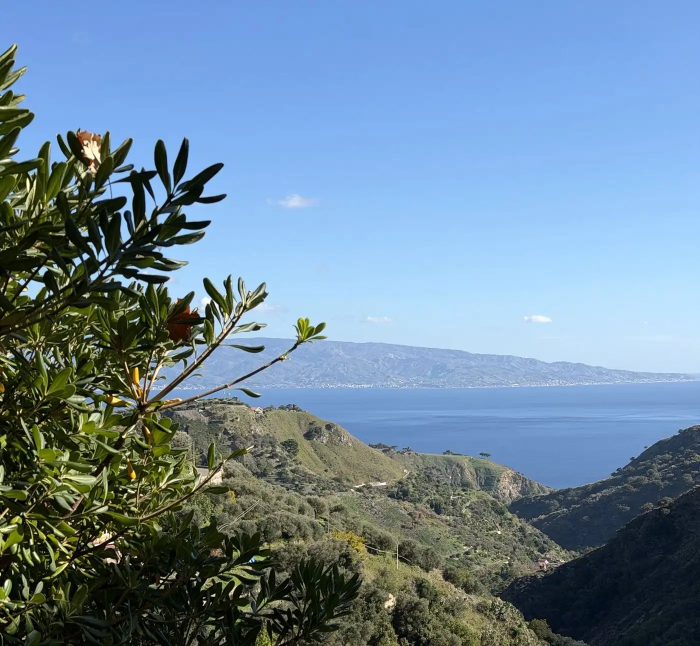
#> input picture assets/img/belvedere-stretto-1400.webp, 1400 x 1292 px (shown at 1/2 size); its folder holds only this picture in this run
$ python immagini.py ../assets/img/belvedere-stretto-1400.webp ../assets/img/belvedere-stretto-800.webp
#> lines starting #> are read from the running program, lines starting #| are printed output that depends on the picture
"""Prepara le immagini del sito in piu' misure (webp + jpg), senza dati EXIF/GPS.
Uso: python3 strumenti/immagini.py <foto-sorgente.jpg> <nome> [larghezze...]"""
import sys
from PIL import Image
src, name = sys.argv[1], sys.argv[2]
widths = [int(w) for w in sys.argv[3:]] or [800, 1400, 2000]
im = Image.open(src).convert('RGB')
#> im is the input picture: PIL image 1400x1292 RGB; mean R, G, B 108.6, 134.6, 154.9
for w in widths:
    if w > im.width: w = im.width
    r = im.resize((w, round(im.height * w / im.width)), Image.LANCZOS)
    r.save(f'assets/img/{name}-{w}.webp', quality=78, method=6)
    r.save(f'assets/img/{name}-{w}.jpg', quality=80, optimize=True, progressive=True)
#> this loop made 3 passes
#> pass 1, `r = im.resize((w, round(im.height * w / im.width)), Image.LANCZOS)`:
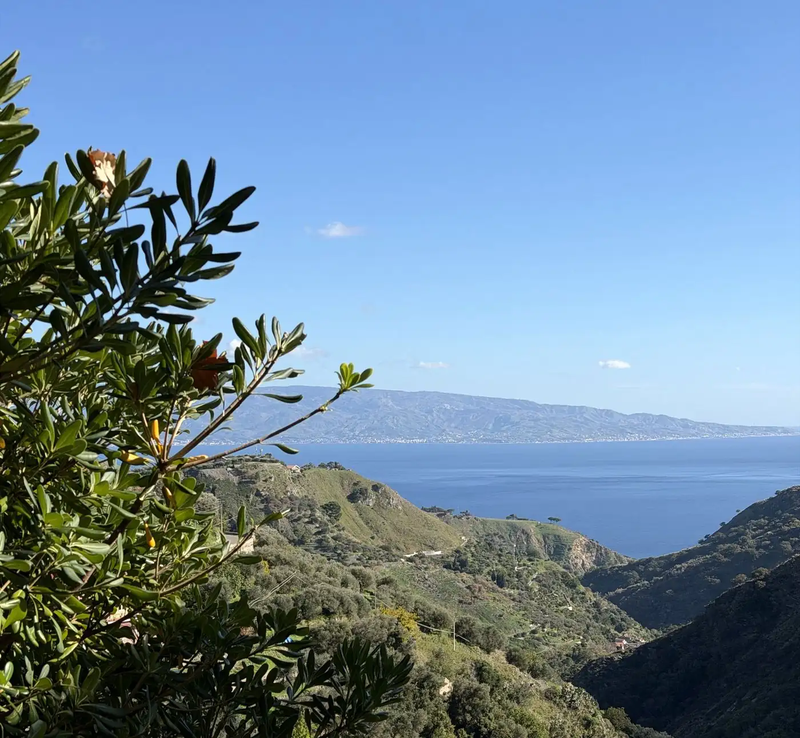
#> r: PIL image 800x738 RGB; mean R, G, B 108.6, 134.6, 154.9
print(name, im.size)
#| ../assets/img/belvedere-stretto-800.webp (1400, 1292)

$ run again, on assets/img/chiesa-san-nicola-1400.webp
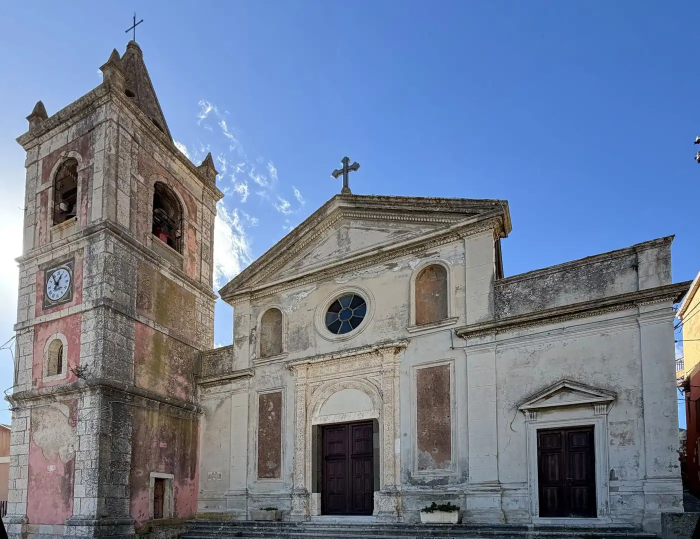
#> input picture assets/img/chiesa-san-nicola-1400.webp, 1400 x 1077 px (shown at 1/2 size)
#> im is the input picture: PIL image 1400x1077 RGB; mean R, G, B 111.2, 124.9, 148.5
#> the loop `for w in widths:` made 3 passes
#> pass 1, `r = im.resize((w, round(im.height * w / im.width)), Image.LANCZOS)`:
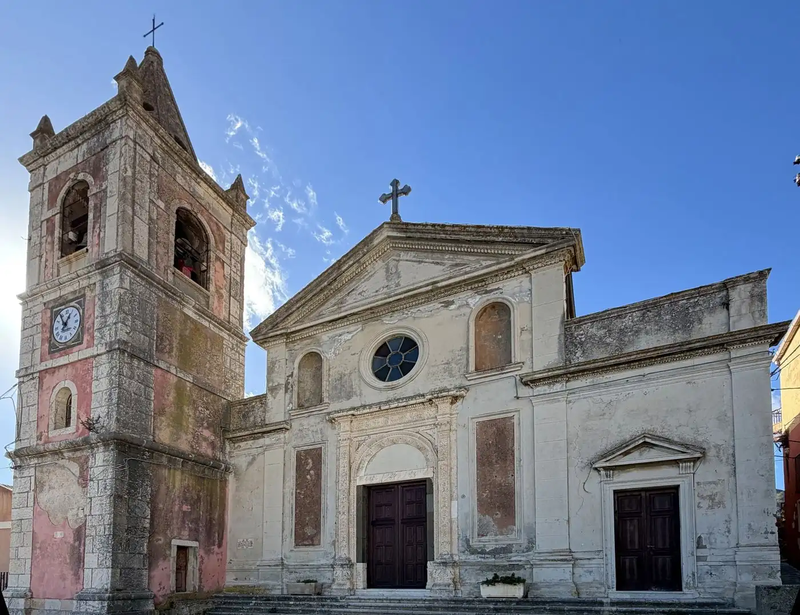
#> r: PIL image 800x615 RGB; mean R, G, B 111.2, 124.9, 148.5
#| ../assets/img/chiesa-san-nicola-1400.webp (1400, 1077)
